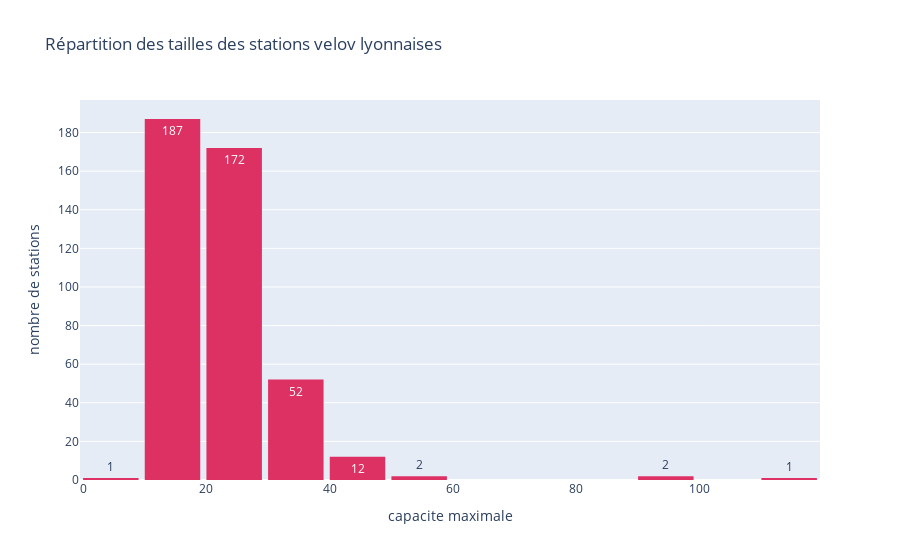

The notebook cell this image was saved under:
### Code cell
fig3 = px.histogram(capacite_stations, title="Répartition des stations velov lyonnaises selon leur capacité maximale", x="capacity", text_auto=True, barmode="group", color_discrete_sequence=['#DE3163'], nbins=12, labels={"capacity" : "capacite maximale"})
fig3.update_layout(bargap=0.1)
fig3.update_yaxes(title_text="nombre de stations")
fig3.show()

### Figure 1 — Plotly figure (JSON) as saved in the notebook; plotly's stock layout.template omitted (floating-point values rounded to 4 significant figures; data arrays with more than 128 entries replaced by an {"elided": "..."} marker saying what was removed)
{"data": [{"alignmentgroup": "True", "bingroup": "x", "hovertemplate": "capacite maximale=%{x}<br>count=%{y}<extra></extra>", "legendgroup": "", "marker": {"color": "#DE3163", "pattern": {"shape": ""}}, "name": "", "nbinsx": 12, "offsetgroup": "", "orientation": "v", "showlegend": false, "texttemplate": "%{value}", "type": "histogram", "x": {"elided": "429 int values"}, "xaxis": "x", "yaxis": "y"}], "layout": {"bargap": 0.1, "barmode": "group", "legend": {"tracegroupgap": 0}, "title": {"text": "Répartition des tailles des stations velov lyonnaises"}, "xaxis": {"anchor": "y", "domain": [0, 1], "title": {"text": "capacite maximale"}}, "yaxis": {"anchor": "x", "domain": [0, 1], "title": {"text": "nombre de stations"}}}}
